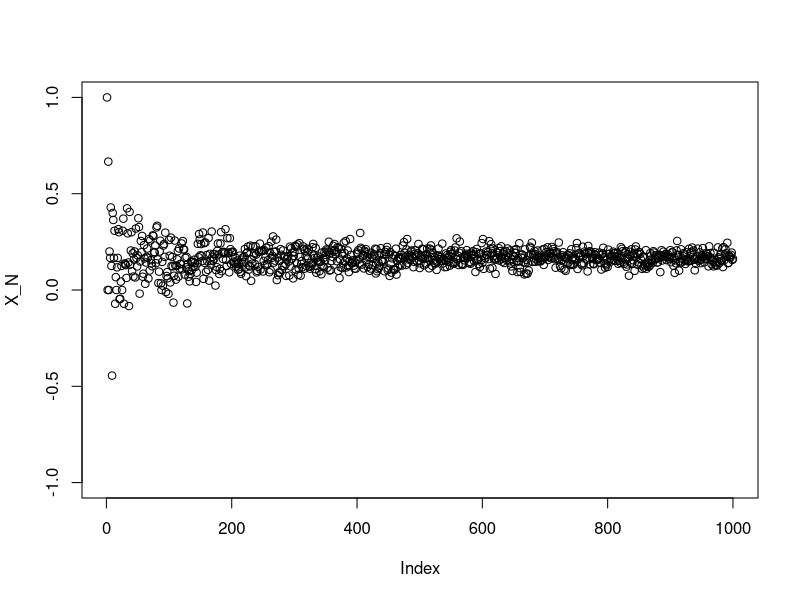
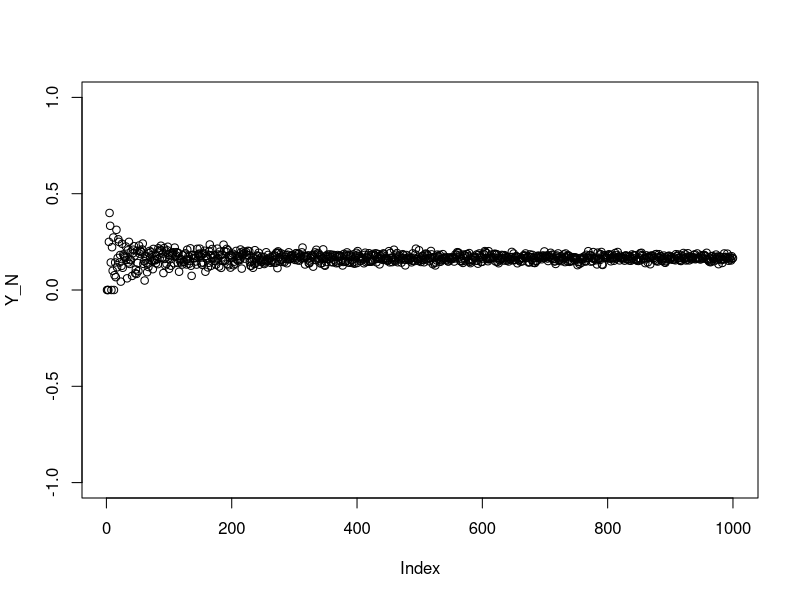
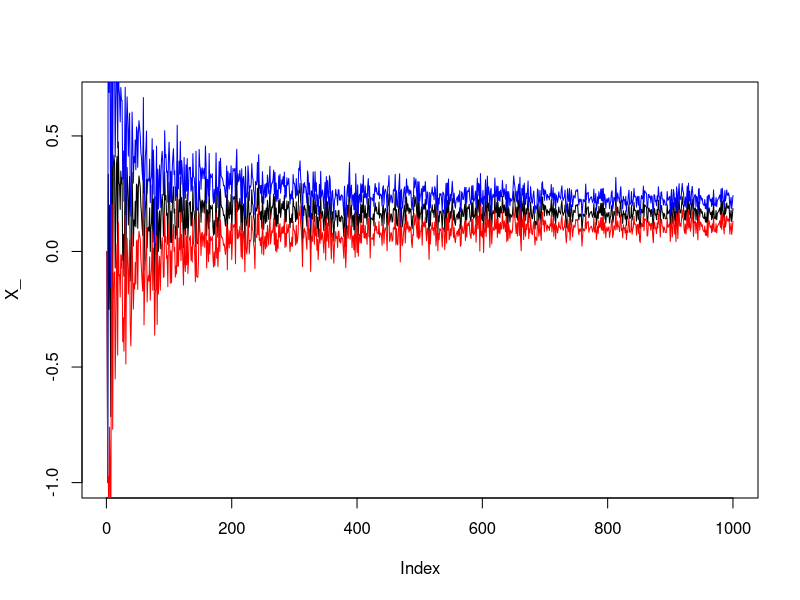
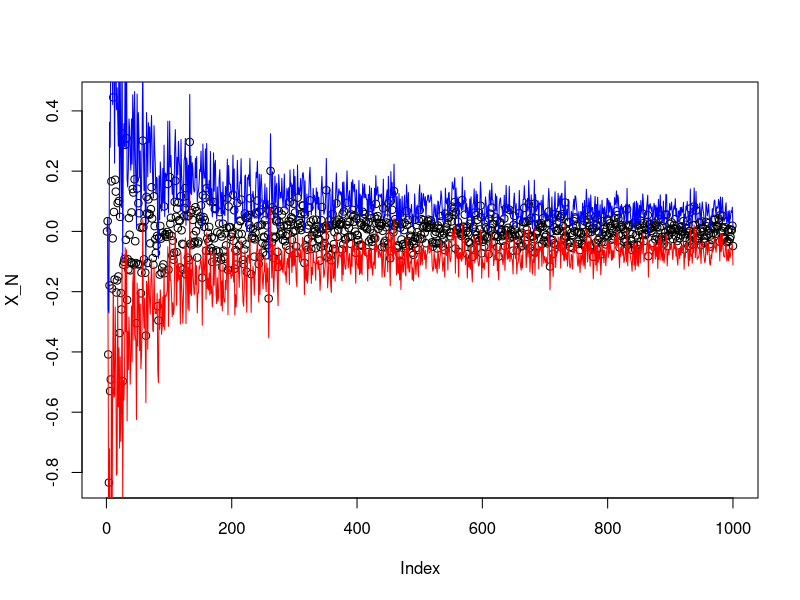
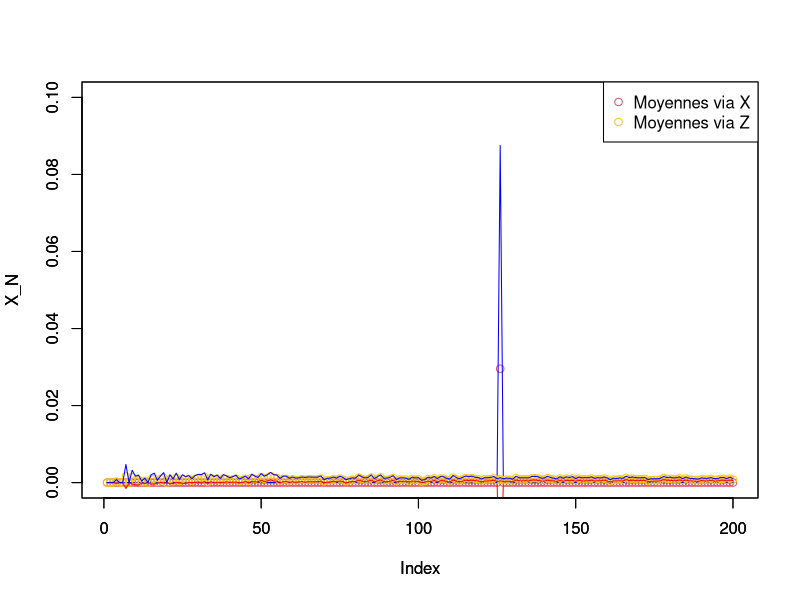
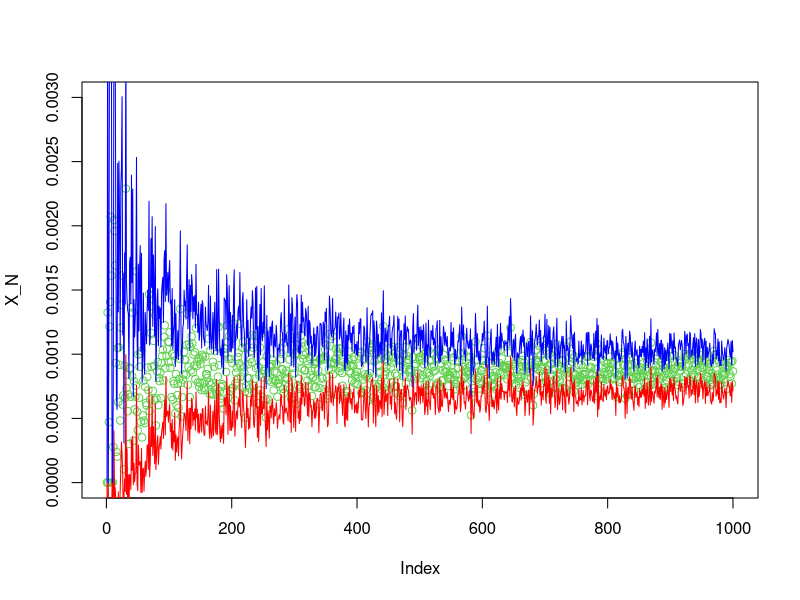
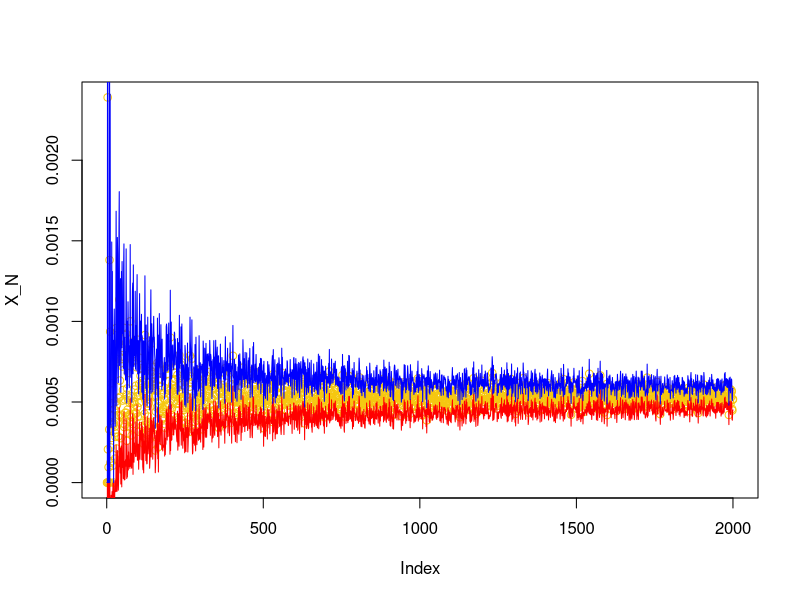

These charts were generated, in order, by the following R code:
## ---- chunk 1
echantillion_X_Y <- function(p1,p2,N)
{
  X <- rep(0,N)
  for(i in 1:N)
  {
  u <- runif(1)
  if(u <= p1)
    X[i] = -1
  else if(u<=p2+p1)
    X[i] = 0
  else 
    X[i]= 1
  }
  return(X)
}

trace_moyenne_empirique_X_Y<- function(p1,p2,N)
{
  X <- rep(0,N)
  for(i in 1:N)
  {
    X[i] <-mean(echantillion_X_Y(p1,p2,i))
  }
  return (X)
}

X_N <- trace_moyenne_empirique_X_Y(1/3,1/6,1000)
plot(X_N,ylim=c(-1,1))
Y_N <- trace_moyenne_empirique_X_Y(0,5/6,1000)
plot(Y_N,ylim=c(-1,1))

## ---- chunk 2
  N <- 1000
  X_ <- rep(0,N)
  Inf_Ic <- rep(0,N)
  Sup_Ic <- rep(0,N)
  for(i in 2:N)
  {
    X <- echantillion_X_Y(1/3,1/6,i)
    X_[i] <- mean(X)
    S_N <- sqrt(sum((X-X_[i])^2)/(i-1))
    Inf_Ic[i] <- X_[i] - 1.96*S_N/sqrt(i)
    Sup_Ic[i] <- X_[i] + 1.96*S_N/sqrt(i)
  }
plot(X_,type="l")
lines(Sup_Ic,col="blue")
lines(Inf_Ic,col="red")
## ---- chunk 3

Approximatif_N_X<- function(error=1)
{
  N_0=10
  i=10
  while(error>0.05)
  {
    X = echantillion_X_Y(1/3,1/6,i)
    X_=mean(X)
    S_N = sqrt(sum((X-X_)^2)/(i-1))
    error  = 1.96*S_N/sqrt(i)
    i=i+1
    N_0=N_0+1
  }
  return (N_0)
}


Approximatif_N_Y<- function(error=1)
{
  N_0<-10
  i<-10
  while(error>0.05)
  {
    Y <- echantillion_X_Y(0,5/6,i)
    Y_<- mean(Y)
    S_N <-sqrt(sum((Y-Y_)^2)/(i-1))
    error  <- 1.96*S_N/sqrt(i)
    i<-i+1
    N_0=N_0+1
  }
  return (N_0)
}

Approximatif_N_X(1)
Approximatif_N_Y(1)

## ---- chunk 4
echantillon_g_X <- function(n)
{
ret <- numeric(n)
for(i in 1:n)
{
x <- rnorm(1)
ret[i] <- ifelse(x >= 3.5, x, 0)
}
return(ret)
}
#On génère alors un échantillon de taille n = 10000 avec la fonction précédente :
echantillon_g_X_10000 <- echantillon_g_X(1000)
#On estime alors par la méthode de Monte-Carlo E(g(X)) :
print(mean(echantillon_g_X_10000))
## ---- chunk 5
N <- 1000
Inf_Ic <- rep(0,N)
Sup_Ic <- rep(0,N)
X_N <- rep(0,N)
for(i in 2:N)
  {
    X <- rnorm(i)
    X_N[i] <- mean(X)
    S_N <- sqrt(sum((X-X_N[i])^2)/(i-1))
    Inf_Ic[i] <- X_N[i] - 1.96*S_N/sqrt(i)
    Sup_Ic[i] <- X_N[i] + 1.96*S_N/sqrt(i)
  }
plot(X_N)
lines(Inf_Ic,col="red")
lines(Sup_Ic,col="blue")
## ---- chunk 6
echantillon_psi_Z <-function(N,mu)
{
E_gX <- rep(0,N)
for(i in 1:N)
{
  X <- rnorm(1)
  Z <- X+2.5
  if(Z >= 3.5)
  {
    E_gX[i] = Z*exp((mu^2-2*Z*mu)/2)
  }
  else
  {
    E_gX[i]=0
  }
}
  return(E_gX)
}
mean(echantillon_psi_Z(10000,0.22))
## ---- chunk 7
N <- 200
Inf_Ic <- rep(0,N)
Sup_Ic <- rep(0,N)
X_N <- rep(0,N)
for(i in 2:N)
  {
    X <- echantillon_g_X(i)
    X_N[i] <- mean(X)
    S_N <- sqrt(sum((X-X_N[i])^2)/(i-1))
    Inf_Ic[i] <- X_N[i] - 1.96*S_N/sqrt(i)
    Sup_Ic[i] <- X_N[i] + 1.96*S_N/sqrt(i)
  }
plot(X_N,ylim = c(0,0.1),col=26)
lines(Inf_Ic,col="red")
lines(Sup_Ic,col="blue")


N <- 200
Inf_Ic <- rep(0,N)
Sup_Ic <- rep(0,N)
X_N <- rep(0,N)
for(i in 2:N)
{
    X <- echantillon_psi_Z(i,2.5)
    X_N[i] <- mean(X)
    S_N <- sqrt(sum((X-X_N[i])^2)/(i-1))
    Inf_Ic[i] <- X_N[i] - 1.96*S_N/sqrt(i)
    Sup_Ic[i] <- X_N[i] + 1.96*S_N/sqrt(i)
}
par(new=TRUE)
plot(X_N,ylim = c(0,0.1),col="255")
lines(Inf_Ic,col="red")
lines(Sup_Ic,col="blue")
legend(x = "topright", legend = c("Moyennes via X", "Moyennes via Z"), pch = c(1, 1),col = c(26,255))
## ---- chunk 8

N <- 1000
Inf_Ic <- rep(0,N)
Sup_Ic <- rep(0,N)
X_N <- rep(0,N)
for(i in 2:N)
  {
    X <- echantillon_psi_Z(i,2.5)
    X_N[i] <- mean(X)
    S_N <- sqrt(sum((X-X_N[i])^2)/(i-1))
    Inf_Ic[i] <- X_N[i] - 1.96*S_N/sqrt(i)
    Sup_Ic[i] <- X_N[i] + 1.96*S_N/sqrt(i)
}

plot(X_N,col="555",ylim = c(0,0.003))
lines(Inf_Ic,col="red")
lines(Sup_Ic,col="blue")

## ---- chunk 9
mu0 = 1
gradient =2
alpha=0.001
while(abs(gradient)>exp(-30))
{
  sig <- rnorm(1)
  if(mu0 + sig>= 3.5)
  {
    gradient <- (2*(mu0+sig)+((mu0+sig)^2)*(-2*mu0-2*sig))*exp((-mu0^2)-2*mu0*sig)
    mu0 <- mu0 - alpha*gradient
  }
  else
  {
    mu0 <- mu0
  }
}
mu0

## ---- chunk 10
N <- 2000
Inf_Ic <- rep(0,N)
Sup_Ic <- rep(0,N)
X_N <- rep(0,N)
for(i in 2:N)
  {
    X <- echantillon_psi_Z(i,3)
    X_N[i] <- mean(X)
    S_N <- sqrt(sum((X-X_N[i])^2)/(i-1))
    Inf_Ic[i] <- X_N[i] - 1.96*S_N/sqrt(i)
    Sup_Ic[i] <- X_N[i] + 1.96*S_N/sqrt(i)
}

plot(X_N,col="255")
lines(Inf_Ic,col="red")
lines(Sup_Ic,col="blue")
## ---- chunk 11
Approximatif_psi_Z<- function()
{
  N_0<-0
  for(i in 2:N)
  {
    X <- echantillon_psi_Z(i,2.5)
    X_N[i] <- mean(X)
    S_N <- sqrt(sum((X-X_N[i])^2)/(i-1))
    error  <- 1.96*S_N/sqrt(i)
    if(error<0.01)
    {
      N_0<-i;
      break;
     }
  }
  return (N_0)
}
Approximatif_psi_Z()
